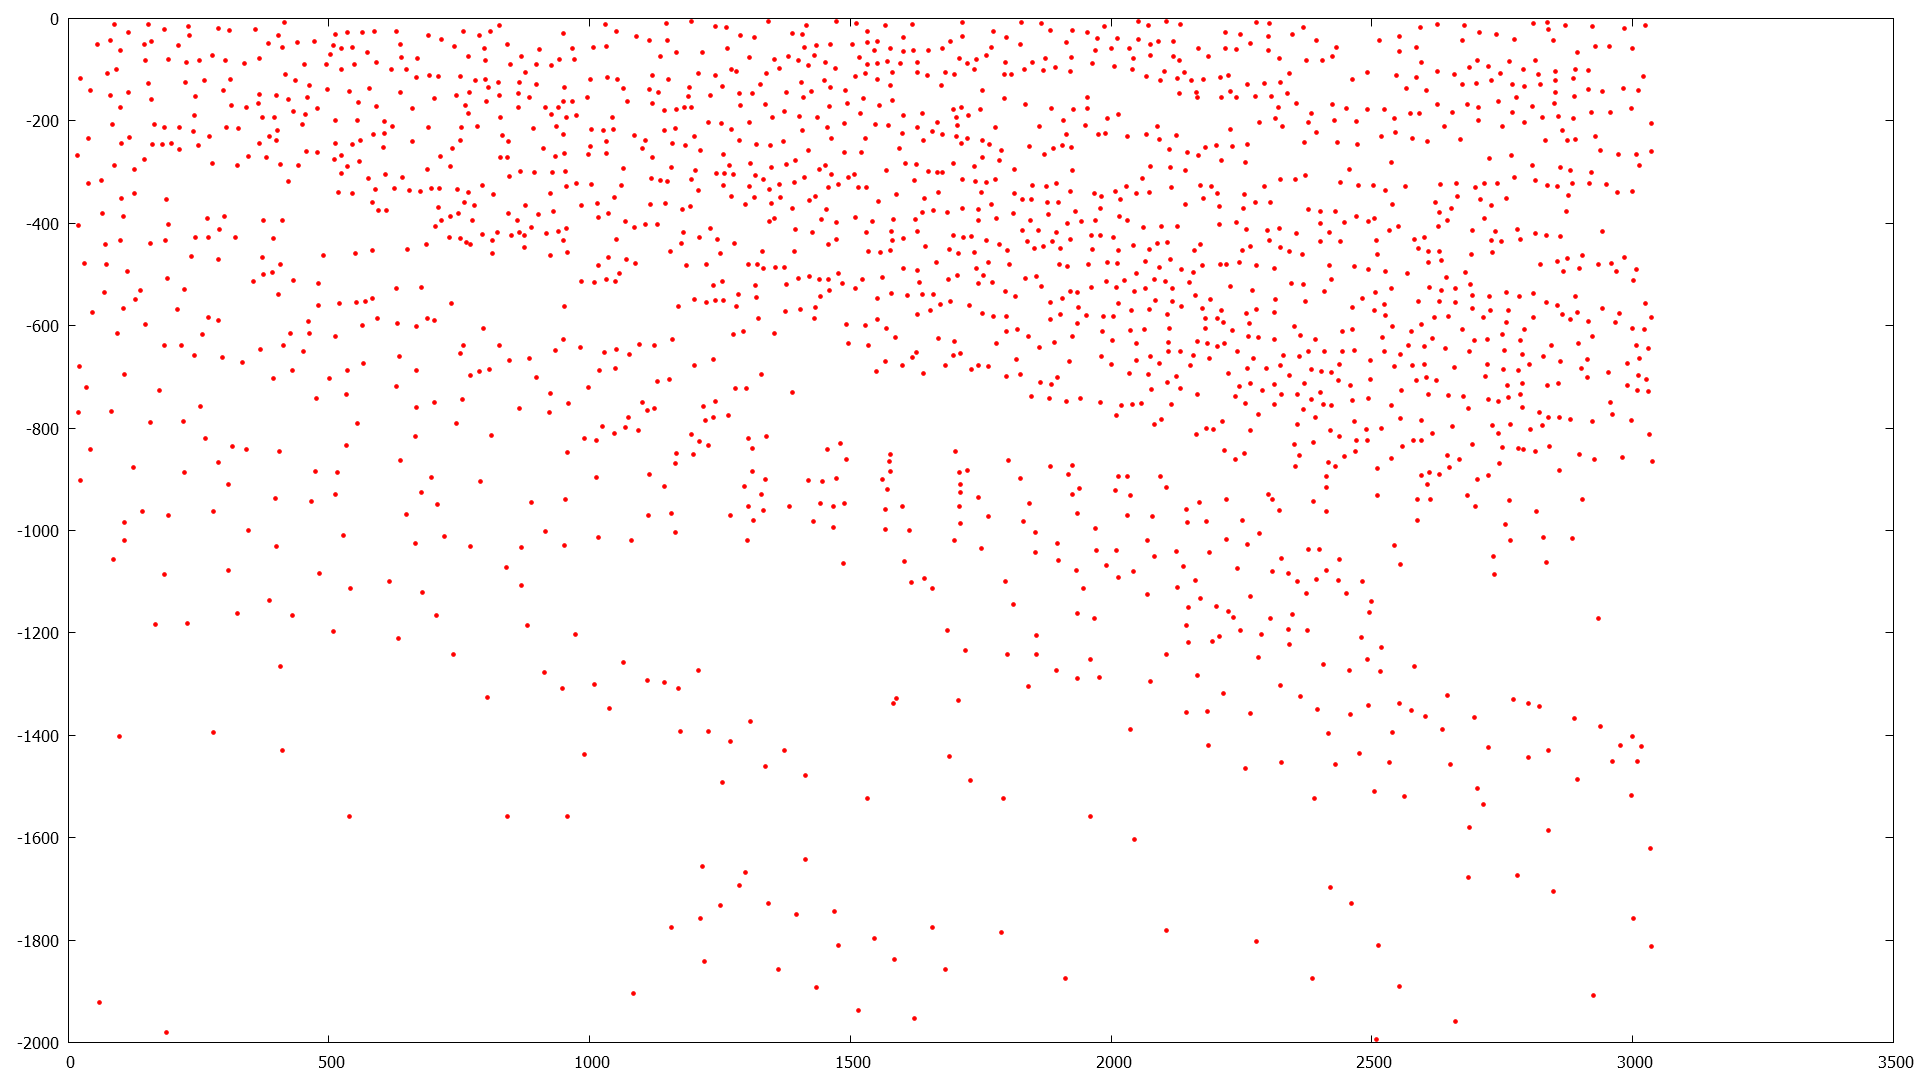

Recreate this plot in gnuplot.
#!/bin/gnuplot
set terminal pngcairo size 1920,1080
set output "2_ann.png"
plot "2_ann.txt" u 1:(-$2) w points pt 7 ps 0.6 lc rgb "red" notitle
